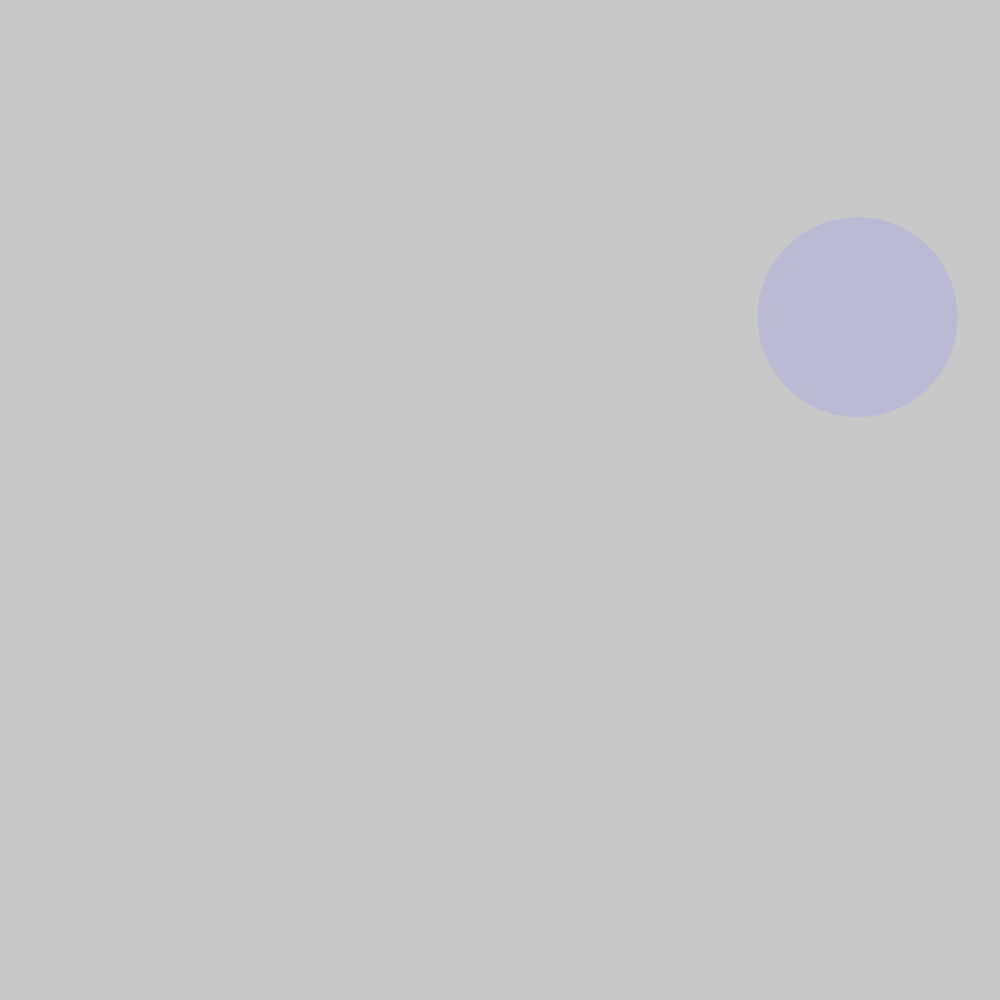
Frame 1 (no input)
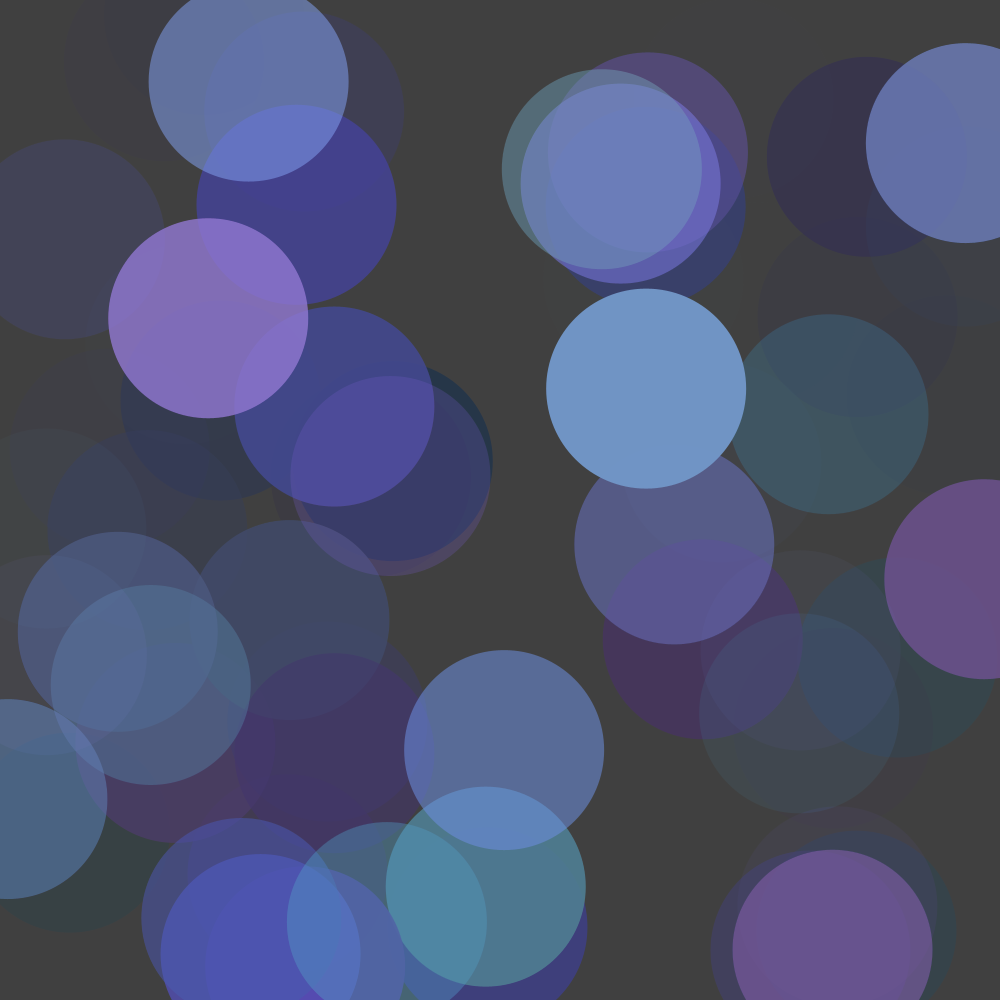
Frame 60 (the mouse pressed at the canvas centre just before this capture)
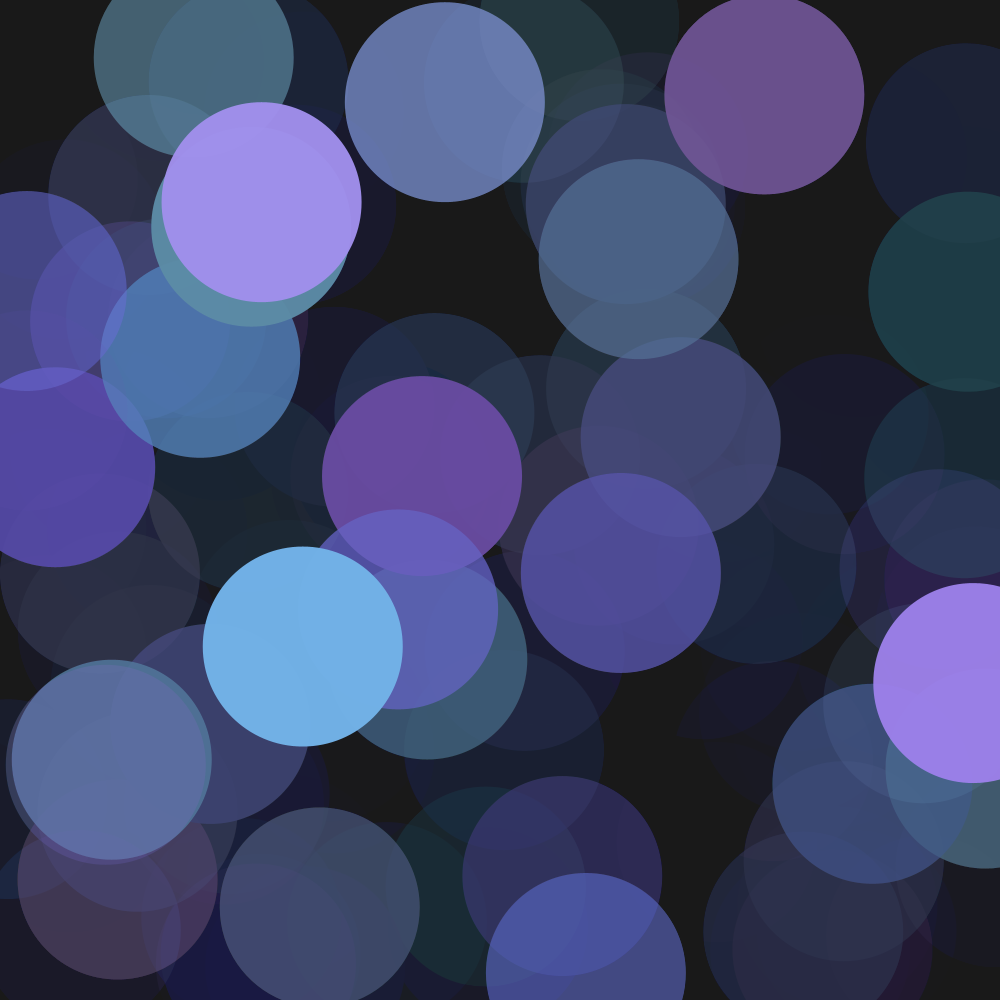
Frame 120 (the mouse held since frame 60 and released just before this capture)

The Processing sketch that drew these frames (run headless with seeded random() and noise(); from frame 60 on, the mouse is pressed at the canvas centre):

// Processing sketch: Glitter
// ── Glitter.pde

void setup ()
{
 
  size (1000, 1000);
  
}

void draw ()
{
  noStroke();
  fill(color(0,0,0,5));
  rect(0,0,1000,1000);
  
  colorMode(HSB);
  
  float hue = random(140,190);
  float saturation = random(100,150);
  float brightness = random(200,255); 
  float fade = random(0,255);
  
  color circle_color = color(hue,saturation,brightness,fade);
  fill(circle_color);
  
  //fill(color(random(255),random(255),random(255),random(200)));
  circle(random(1000),random(1000),(200));

}

//random colors/ transparency
